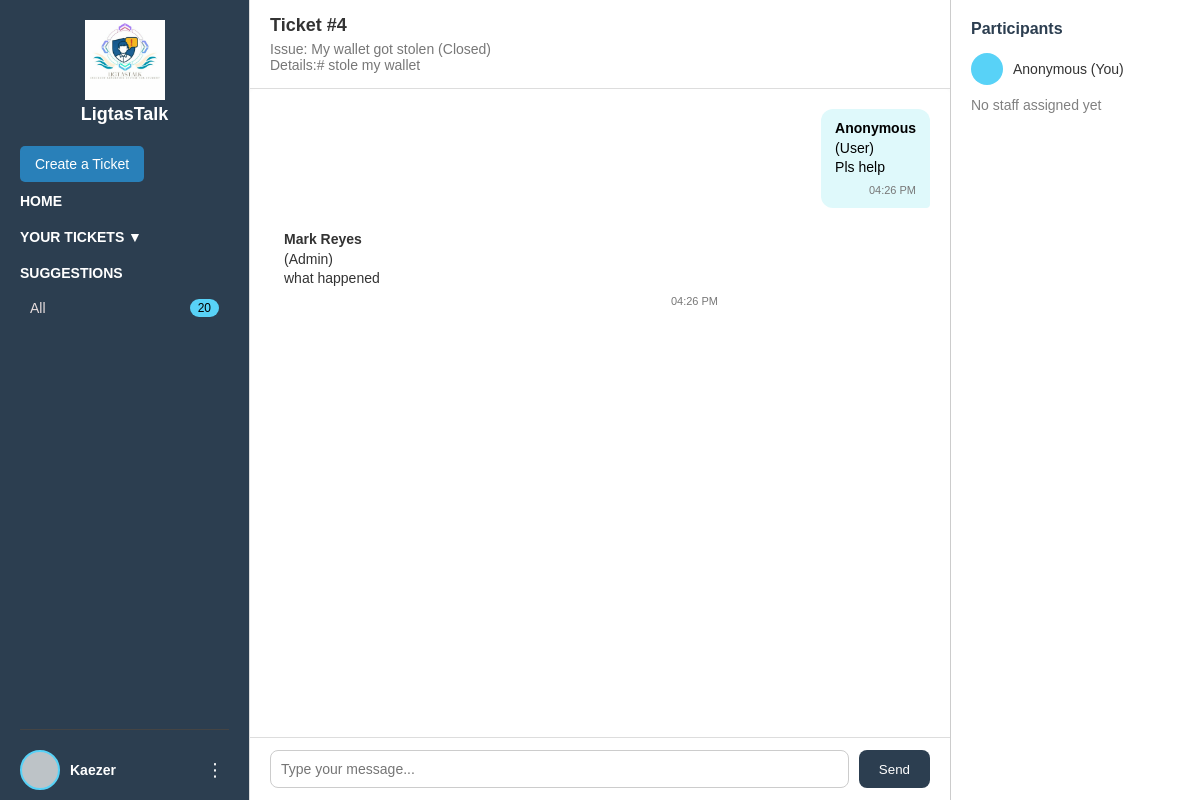
The app's page /userTicket.php?ticket_id=4 (signed in) with its own data.
### tables this page shows
CREATE TABLE `ticket` (
  `ticket_id` int(11) NOT NULL,
  `created_by` int(11) DEFAULT NULL,
  `assigned_to` int(11) DEFAULT NULL,
  `title` varchar(255) NOT NULL,
  `category` varchar(100) DEFAULT NULL,
  `details` text DEFAULT NULL,
  `is_anonymous` tinyint(1) DEFAULT 0,
  `status` enum('Open','In-progress','Closed','Resolved','Reopened') DEFAULT 'Open',
  `created_at` datetime DEFAULT current_timestamp() ON UPDATE current_timestamp()
);

CREATE TABLE `message` (
  `message_id` int(11) NOT NULL,
  `ticket_id` int(11) NOT NULL,
  `sender_id` int(11) NOT NULL,
  `content` text NOT NULL,
  `timestamp` datetime DEFAULT current_timestamp()
);

CREATE TABLE `account` (
  `account_id` int(11) NOT NULL,
  `id_number` varchar(50) DEFAULT NULL,
  `email` varchar(100) DEFAULT NULL,
  `password` varchar(255) NOT NULL,
  `name` varchar(100) DEFAULT NULL,
  `role` enum('User','Staff','Admin') NOT NULL,
  `profile_pic` varchar(255) DEFAULT NULL
);

### userTicket.php (the view, shortened to what this page needs)
<?php
require 'connect.php';
if (isset($_GET['ticket_id'])) {
    $ticketId = intval($_GET['ticket_id']);
    $sql = "SELECT * FROM ticket WHERE ticket_id = ? AND created_by = ?";
    $stmt = $conn->prepare($sql);
    $stmt->bind_param("ii", $ticketId, $_SESSION['account_id']);
    $stmt->execute();
    $ticket = $stmt->get_result()->fetch_assoc();
    $creator_sql = "SELECT account_id, name, role FROM account WHERE account_id = ?";
    $creator_stmt = $conn->prepare($creator_sql);
    $creator_stmt->bind_param("i", $ticket['created_by']);
    $creator_stmt->execute();
    $creator = $creator_stmt->get_result()->fetch_assoc();
    $assignee = null;
    $msg_sql = "SELECT m.*, a.name, a.role, a.account_id
                FROM message m
                JOIN account a ON m.sender_id = a.account_id
                WHERE m.ticket_id = ?
                ORDER BY m.timestamp ASC";
    $msg_stmt = $conn->prepare($msg_sql);
    $msg_stmt->bind_param("i", $ticketId);
    $msg_stmt->execute();
    $messages = $msg_stmt->get_result();
} else {
    echo "No ticket selected.";
    exit;
}
?>
<!DOCTYPE html>
<html lang="en">
<head>
  <link rel="stylesheet" href="css/userTicketStyle.css">
  <link rel="stylesheet" href="css/userStyle.css">
</head>
<body>
  <aside class="sidebar">
    <div>
      <div class="LogoContainer">
        <img class="logo image" src="images/Logo.jpg" alt="LigtasTalk Logo">
        <h2 class="logo title">LigtasTalk</h2>
      </div>
      <div class="menu">
        <label for="toggleTicket" class="createTicket">Create a Ticket</label>
        <a href="userHome.php"><h4>Home</h4></a>
        <label for="ticketDropdown" class="dropdown-label">
          <h4>Your Tickets ▼</h4>
        </label>
        <h4>Suggestions</h4>
        <ul>
          <a href="suggestions.php">
            <li>All <span class="badge">20</span></li>
          </a>
        </ul>
      </div>
    </div>
    <div class="bottom">
      <div class="profile">
        <div class="profile-pic"></div>
        <div class="username"><?php echo htmlspecialchars($_SESSION['name']); ?></div>
      </div>
      <div class="usern-container">
        <label for="ellipsisToggle" class="ellipsis">⋮</label>
      </div>
    </div>
  </aside>
  <div class="main-content">
    <div class="chat-container">
      <div class="chat-header">
        <h2>Ticket #<?php echo $ticket['ticket_id']; ?></h2>
        <p>Issue: <?php echo htmlspecialchars($ticket['title']); ?> (<?php echo htmlspecialchars($ticket['status']); ?>)</p>
        <p>Details:<?php echo nl2br(htmlspecialchars($ticket['details'])); ?></p>
      </div>
      <div class="messages">
        <?php while ($row = $messages->fetch_assoc()) {
            if ($row['account_id'] == $_SESSION['account_id']) {
                $senderClass = strtolower($_SESSION['role']);
            } else {
                $senderClass = strtolower($row['role']);
            }
            $displayName = ($ticket['is_anonymous'] && $row['role'] === 'User')
              ? 'Anonymous'
              : htmlspecialchars($row['name']);
        ?>
            <div class="message <?php echo $senderClass; ?>">
              <div class="sender-name">
                <h4><?php echo $displayName; ?></h4>
                <span class="role">(<?php echo htmlspecialchars($row['role']); ?>)</span>
              </div>
              <div class="message-content">
                <?php echo nl2br(htmlspecialchars($row['content'])); ?>
              </div>
              <span class="time"><?php echo date("h:i A", strtotime($row['timestamp'])); ?></span>
            </div>
        <?php } ?>
      </div>
      <div class="chat-input">
        <form method="POST" action="send_message.php" style="display:flex; gap:10px; width:100%;">
          <input type="text" name="message" placeholder="Type your message..." autocomplete="off" required />
          <button type="submit">Send</button>
        </form>
      </div>
    </div>
    <div class="right-sidebar">
      <h3>Participants</h3>
      <ul>
        <li>
          <div class="user-icon user"></div>
          <span>
            <?php
              if ($ticket['is_anonymous']) {
                  echo "Anonymous";
                  if ($ticket['created_by'] == $_SESSION['account_id']) {
                      echo " (You)";
                  }
              } else {
                  echo htmlspecialchars($creator['name']);
                  if ($creator['account_id'] == $_SESSION['account_id']) {
                      echo " (You)";
                  }
              }
            ?>
          </span>
        </li>
        <?php if ($assignee) { ?>
          <li>
            <div class="user-icon staff"></div>
            <span><?php echo htmlspecialchars($assignee['name']); ?> (<?php echo $assignee['role']; ?>)</span>
          </li>
        <?php } else { ?>
          <li><span style="color: gray;">No staff assigned yet</span></li>
        <?php } ?>
      </ul>
    </div>
  </div>
</body>
</html>

### css/userTicketStyle.css (style rules this page uses)
* { margin: 0; padding: 0; box-sizing: border-box; font-family: Arial, sans-serif; }
body { display: flex; font-family: Arial, sans-serif; margin: 0; height: 100vh; background: #fafafa; color: #333; overflow: hidden; }
.sidebar { width: 250px; background: #2c3e50; border-right: 1px solid #ddd; height: 100vh; color: white; display: flex; flex-shrink: 0; flex-direction: column; justify-content: space-between; padding: 20px; box-shadow: 2px 0 8px rgba(0,0,0,0.15); min-height: 100vh; }
.logo { font-size: 18px; font-weight: bold; margin-bottom: 30px; text-align: center; }
.menu h4 { margin-bottom: 10px; font-size: 14px; text-transform: uppercase; color: #ffffff; }
.menu ul { list-style: none; }
.menu ul li { padding: 10px; font-size: 14px; color: rgb(231, 221, 221); cursor: pointer; border-radius: 5px; margin-bottom: 5px; transition: 0.2s; }
.bottom { border-top: 1px solid #444; padding-top: 15px; }
.profile { display: flex; align-items: center; gap: 10px; }
.profile-pic { border: 2px solid #58d2f7; width: 40px; height: 40px; border-radius: 50%; background: #bdc3c7; }
.username { font-size: 14px; font-weight: 600; }
.chat-container { flex: 1; display: flex; flex-direction: column; height: 100vh; background: #fdfdfd; position: relative; }
.chat-header { position: sticky; top: 0; background: #fff; padding: 15px 20px; border-bottom: 1px solid #ddd; z-index: 5; }
.chat-header h2 { margin-bottom: 5px; font-size: 18px; }
.chat-header p { font-size: 14px; color: #777; }
.messages { background: #fff; flex: 1; display: flex; flex-direction: column; overflow-y: auto; padding: 20px; padding-bottom: 100px; border-radius: 6px; margin-bottom: 15px; }
.message { max-width: 70%; margin-bottom: 12px; padding: 10px 14px; border-radius: 12px; font-size: 14px; line-height: 1.4; word-wrap: break-word; }
.message.user { color: #000; align-self: flex-end; border-bottom-right-radius: 4px; background: #dff9fb; margin-left: auto; }
.time { display: block; font-size: 11px; color: #777; margin-top: 5px; text-align: right; }
.chat-input { position: absolute; bottom: 0; left: 0; right: 0; display: flex; gap: 10px; padding: 12px 20px; border-top: 1px solid #ddd; background: #fff; z-index: 10; }
.chat-input input { flex: 1; padding: 10px; border: 1px solid #ccc; border-radius: 8px; font-size: 14px; }
.chat-input button { background: #2c3e50; color: #fff; padding: 10px 20px; border: none; border-radius: 8px; cursor: pointer; transition: background 0.2s; }
.right-sidebar { border-left: 1px solid #ccc; background: #fff; width: 250px; padding: 20px; overflow-y: auto; }
.right-sidebar h3 { margin-bottom: 15px; font-size: 16px; color: #2c3e50; }
.right-sidebar ul { list-style: none; }
.right-sidebar li { display: flex; align-items: center; margin-bottom: 12px; font-size: 14px; color: #333; }
.user-icon { width: 32px; height: 32px; border-radius: 50%; margin-right: 10px; }
.user-icon.user { background: #58d2f7; }

### userTicket.php (style rules this page uses)
.main-content { display: flex; flex: 1; background: #f4f4f4; }

### records on screen
ticket: ticket_id "4", title "My wallet got stolen", status "Closed", details "# stole my wallet"
message: ticket.role "Anonymous", sender.role "User", content "Pls help", timestamp "04:26 PM"
message: ticket.name "Mark Reyes", sender.role "Admin", content "what happened", timestamp "04:26 PM"

### other values on screen
$_SESSION['name'] "Kaezer"
